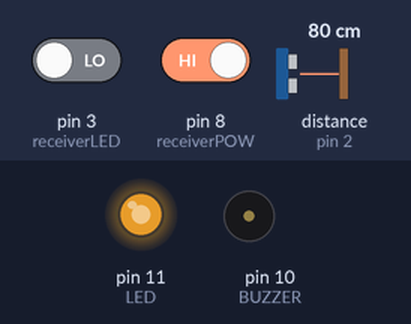
Simulated run of this sketch. Board: Arduino Uno, built with avr-gcc and run on an emulated ATmega328P. On the bench: output pins drawn as LEDs (lit = HIGH), buzzer (waves = sounding). Inputs (shaded band) come from the test bench; at power-on: pin 8 (receiverPOW) HIGH, pin 3 (receiverLED) LOW, distance to the obstacle (sensor on pin 2) 80 cm. The echo pulse lasts 58.3 µs per cm.

Above: at 4.7 s.
4.8 s: pin 8 (receiverPOW) driven LOW
At 5.27 s:
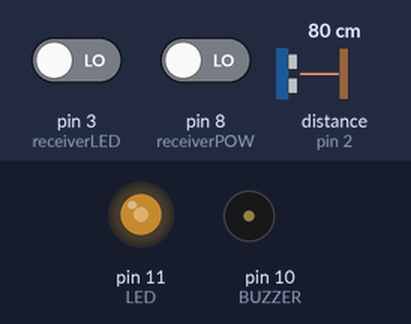
At 7.4 s:
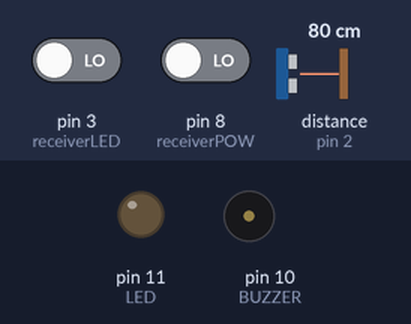
Timing chart, 0 to 14.3 s (numbered marks = the images above; inputs shaded):
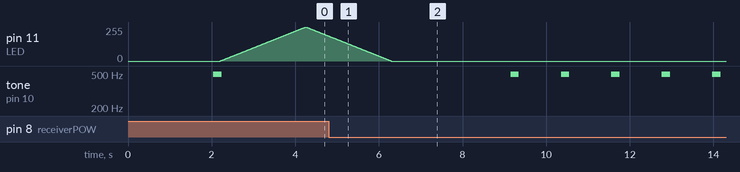

Measured:
- after the input at 4.8 s, pin 11 (LED): goes on until 6.3 s, then stays 0/255
- by itself, pin 11 (LED): rises from 0/255 to 255/255 in 2.0 s, then falls to 187/255 in 0.55 s

The sketch:

Launched.ino
```cpp
#define receiverPWM 2
#define receiverPOW 8
#define receiverLED 3
#define LED 11
#define BUZZER 10
//定义各接线针脚

void setup() {
  // put your setup code here, to run once:
  Serial.begin(9600);
  pinMode(receiverPWM,INPUT);
  pinMode(receiverPOW,INPUT);
  pinMode(receiverLED,INPUT);
  pinMode(LED,OUTPUT);
  pinMode(BUZZER,OUTPUT);
}

void loop() {
  // put your main code here, to run repeatedly:
  int PWMVal=0;
  int Val=0;
  int LEDVal=0;
  //初始化作为触发条件的变量

  Val=digitalRead(receiverPOW);
  PWMVal=PWMJudge();
  LEDVal=LEDJudge();
  //调用判断函数，将从接收机得到的信号转化为1或0传给触发变量

  if(PWMVal==1 || Val!=1){
    Buzzer();
  }//若符合触发条件（接收机触发或接收机断电），触发蜂鸣器

  if(LEDVal==1 && Val!=0){
    Led();
  }//若符合触发条件（接收机触发且接收机未断电），触发Led

}

int PWMJudge(){
  if(pulseIn(receiverPWM,HIGH)<1200){
    return 1;
  }
  return 0;
}//若接收机对应通道PWM值小于1200，返回1，否则返回0

int LEDJudge(){
  if(pulseIn(receiverLED,HIGH)<1200){
    return 1;
  }
  return 0;
}//若接收机对应通道PWM值小于1200，返回1，否则返回0

void Buzzer(){
  for(int i=0; i<100; i++){
    digitalWrite(BUZZER,HIGH);
    delay(1);
    digitalWrite(BUZZER,LOW);
    delay(1);
  }
}//蜂鸣器控制

void Led(){
  for (int a=0; a<=255;a++)
  {
    analogWrite(LED,a);
    delay(8);
  }
    for (int a=255; a>=0;a--)
  {
    analogWrite(LED,a);
    delay(8);
  }
  delay(800);
}
//LED灯控制
```
